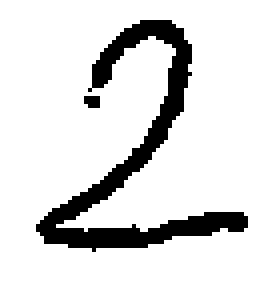
#> input picture digits/custom-data/digit00.png, 70 x 71 px (shown 4 times larger); its folder holds 4 pictures in this run
$ jupyter execute --allow-errors 'MNIST show-off and refine.ipynb'
#> lines starting #> are read from the running program, lines starting #| are printed output that depends on the picture
# Model inference

Now it's time to check how our model works.

We have some images of handwritten digits in [custom-data](custom-data/)

Let's see which numbers we have (you could also add some numbers you find)

[cell 1]
from IPython.display import Image, display

for i in range(13):
    display(Image(filename="custom-data/digit%02d.png" % i))
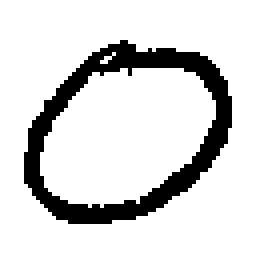
#> input picture digits/custom-data/digit01.png, 66 x 66 px (shown 4 times larger)
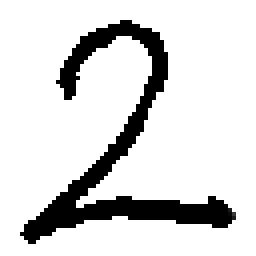
#> input picture digits/custom-data/digit02.png, 64 x 64 px (shown 4 times larger)
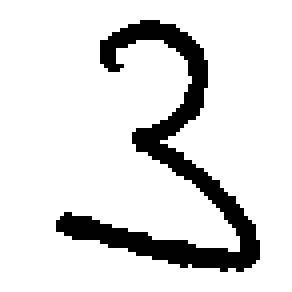
#> input picture digits/custom-data/digit03.png, 73 x 73 px (shown 4 times larger)

# It's time to check how great our model is

First, let's import our MNIST class and Client.

After that, we will have to create a client and start it.

[cell 2]
...

## Using the `dry_run` model (bad!)

Now we will check the first model.

First we have to get the object we had persisted in dataClay with the alias you chose (the one we used was "FastMNIST")

[cell 3]
mnist = ...

Let's collect all the handwritten digits into a list. After that we can infere and see what our "bad" model guessed.

[cell 4]
from PIL import Image

#> (the rest of this cell did not finish here and is left out)
